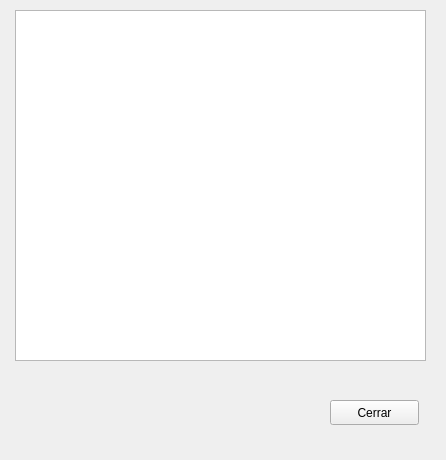
<?xml version="1.0" encoding="UTF-8"?>
<ui version="4.0">
 <class>Form</class>
 <widget class="QWidget" name="Form">
  <property name="geometry">
   <rect>
    <x>0</x>
    <y>0</y>
    <width>446</width>
    <height>460</height>
   </rect>
  </property>
  <property name="windowTitle">
   <string>Form</string>
  </property>
  <widget class="QTableWidget" name="tblResultado">
   <property name="geometry">
    <rect>
     <x>15</x>
     <y>10</y>
     <width>411</width>
     <height>351</height>
    </rect>
   </property>
  </widget>
  <widget class="QPushButton" name="btnCerrar">
   <property name="geometry">
    <rect>
     <x>330</x>
     <y>400</y>
     <width>89</width>
     <height>25</height>
    </rect>
   </property>
   <property name="text">
    <string>Cerrar</string>
   </property>
  </widget>
 </widget>
 <resources/>
 <connections/>
</ui>
